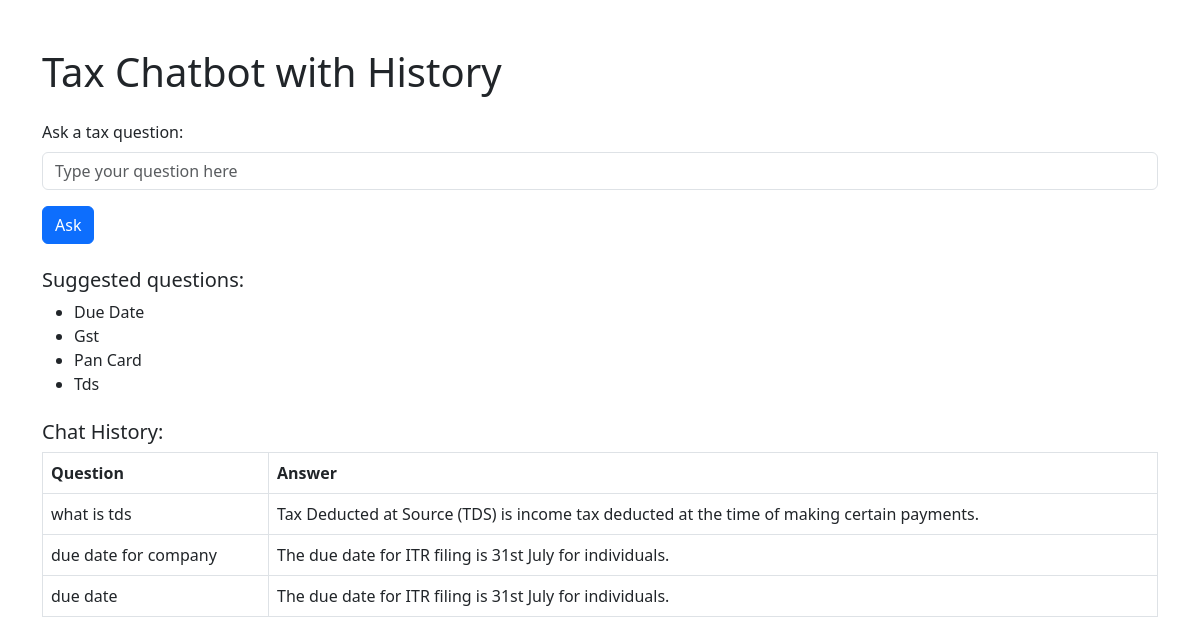
The page / on the database its author committed.
### tables this page shows
CREATE TABLE chat_history (
            id INTEGER PRIMARY KEY AUTOINCREMENT,
            question TEXT,
            answer TEXT
        );

### app.py (the view, shortened to what this page needs)
@app.route("/", methods=["GET", "POST"])
def home():
    answer = ""
    conn = sqlite3.connect('chat.db')
    c = conn.cursor()
    c.execute('SELECT question, answer FROM chat_history ORDER BY id DESC')
    chat_history = c.fetchall()
    conn.close()
    return render_template("index.html", answer=answer, faq=faq, chat_history=chat_history)

### templates/index.html (shortened to what this page needs)
<!DOCTYPE html>
<html>
<head>
    <link href="https://cdn.jsdelivr.net/npm/bootstrap@5.3.0/dist/css/bootstrap.min.css" rel="stylesheet">
</head>
<body class="container py-5">
    <h1 class="mb-4">Tax Chatbot with History</h1>
    <form method="post" class="mb-4">
        <div class="mb-3">
            <label class="form-label">Ask a tax question:</label>
            <input type="text" name="question" class="form-control" placeholder="Type your question here" required>
        </div>
        <button type="submit" class="btn btn-primary">Ask</button>
    </form>
    <h5>Suggested questions:</h5>
    <ul>
        {% for keyword in faq.keys() %}
            <li>{{ keyword.title() }}</li>
        {% endfor %}
    </ul>
    <h5 class="mt-4">Chat History:</h5>
    <table class="table table-bordered">
        <thead>
            <tr>
                <th>Question</th>
                <th>Answer</th>
            </tr>
        </thead>
        <tbody>
            {% for q, a in chat_history %}
                <tr>
                    <td>{{ q }}</td>
                    <td>{{ a }}</td>
                </tr>
            {% endfor %}
        </tbody>
    </table>
</body>
</html>

### rows shown on the page
chat_history: question "what is tds", answer "Tax Deducted at Source (TDS) is income tax deducted at the time of making certain payments."
chat_history: question "due date for company", answer "The due date for ITR filing is 31st July for individuals."
chat_history: question "due date", answer "The due date for ITR filing is 31st July for individuals."

### other values the page prints
{{ keyword.title() }} "Due Date" "Gst" "Pan Card" "Tds"
